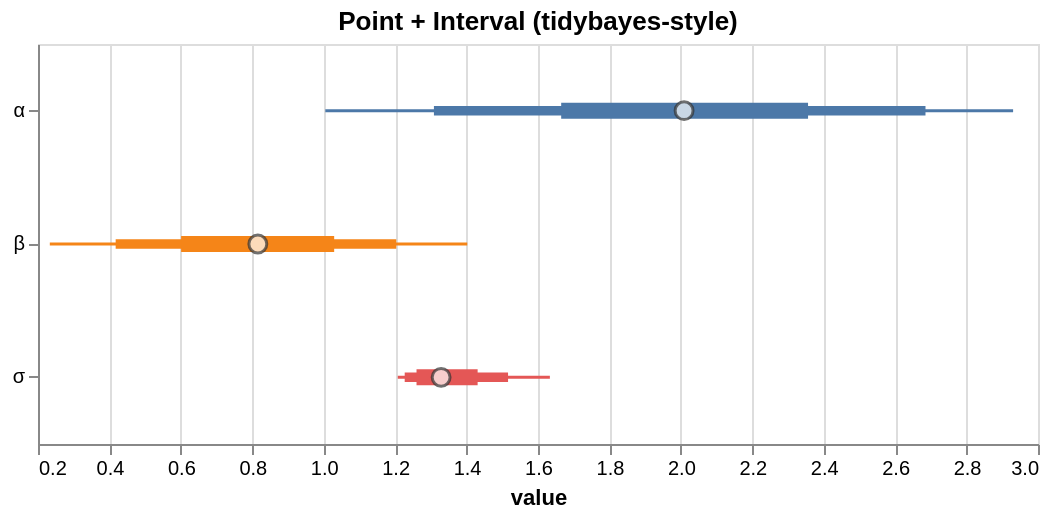

Describe this chart as a Vega-Lite specification.
### Vega-Lite specification from a JSON file in a GitHub repository (floating-point values rounded to 4 significant figures)
{"$schema": "https://vega.github.io/schema/vega-lite/v5.json", "config": {"axis": {"labelLimit": 0}, "header": {"labelLimit": 0}, "legend": {"labelLimit": 0}}, "data": {"values": [{"__point__": 1.329, "hi_0_5_": 1.431, "hi_0_8_": 1.516, "hi_0_95_": 1.633, "lo_0_5_": 1.26, "lo_0_8_": 1.227, "lo_0_95_": 1.207, "parameter": "σ"}, {"__point__": 2.009, "hi_0_5_": 2.356, "hi_0_8_": 2.685, "hi_0_95_": 2.93, "lo_0_5_": 1.665, "lo_0_8_": 1.309, "lo_0_95_": 1.004, "parameter": "α"}, {"__point__": 0.8155, "hi_0_5_": 1.029, "hi_0_8_": 1.203, "hi_0_95_": 1.402, "lo_0_5_": 0.6007, "lo_0_8_": 0.4175, "lo_0_95_": 0.2331, "parameter": "β"}]}, "height": 200, "layer": [{"encoding": {"color": {"field": "parameter", "legend": null, "type": "nominal"}, "tooltip": [{"field": "__point__", "title": "value (estimate)", "type": "quantitative"}, {"field": "parameter", "type": "nominal"}, {"field": "lo_0_95_", "title": "95% lo", "type": "quantitative"}, {"field": "hi_0_95_", "title": "95% hi", "type": "quantitative"}], "x": {"field": "lo_0_95_", "scale": {"zero": false}, "title": "value", "type": "quantitative"}, "x2": {"field": "hi_0_95_"}, "y": {"axis": {"title": null}, "field": "parameter", "type": "nominal"}}, "mark": {"strokeWidth": 1.5, "type": "rule"}, "params": [{"bind": "scales", "name": "grid", "select": {"encodings": ["x"], "type": "interval"}}]}, {"encoding": {"color": {"field": "parameter", "legend": null, "type": "nominal"}, "tooltip": [{"field": "__point__", "title": "value (estimate)", "type": "quantitative"}, {"field": "parameter", "type": "nominal"}, {"field": "lo_0_95_", "title": "95% lo", "type": "quantitative"}, {"field": "hi_0_95_", "title": "95% hi", "type": "quantitative"}], "x": {"field": "lo_0_8_", "scale": {"zero": false}, "title": "value", "type": "quantitative"}, "x2": {"field": "hi_0_8_"}, "y": {"axis": {"title": null}, "field": "parameter", "type": "nominal"}}, "mark": {"strokeWidth": 4.75, "type": "rule"}}, {"encoding": {"color": {"field": "parameter", "legend": null, "type": "nominal"}, "tooltip": [{"field": "__point__", "title": "value (estimate)", "type": "quantitative"}, {"field": "parameter", "type": "nominal"}, {"field": "lo_0_95_", "title": "95% lo", "type": "quantitative"}, {"field": "hi_0_95_", "title": "95% hi", "type": "quantitative"}], "x": {"field": "lo_0_5_", "scale": {"zero": false}, "title": "value", "type": "quantitative"}, "x2": {"field": "hi_0_5_"}, "y": {"axis": {"title": null}, "field": "parameter", "type": "nominal"}}, "mark": {"strokeWidth": 8.0, "type": "rule"}}, {"encoding": {"tooltip": [{"field": "__point__", "title": "value (estimate)", "type": "quantitative"}, {"field": "parameter", "type": "nominal"}, {"field": "lo_0_95_", "title": "95% lo", "type": "quantitative"}, {"field": "hi_0_95_", "title": "95% hi", "type": "quantitative"}], "x": {"field": "__point__", "scale": {"zero": false}, "type": "quantitative"}, "y": {"field": "parameter", "type": "nominal"}}, "mark": {"color": "white", "filled": true, "size": 80, "stroke": "#333", "strokeWidth": 1.5, "type": "point"}}], "title": "Point + Interval (tidybayes-style)", "width": 500}
